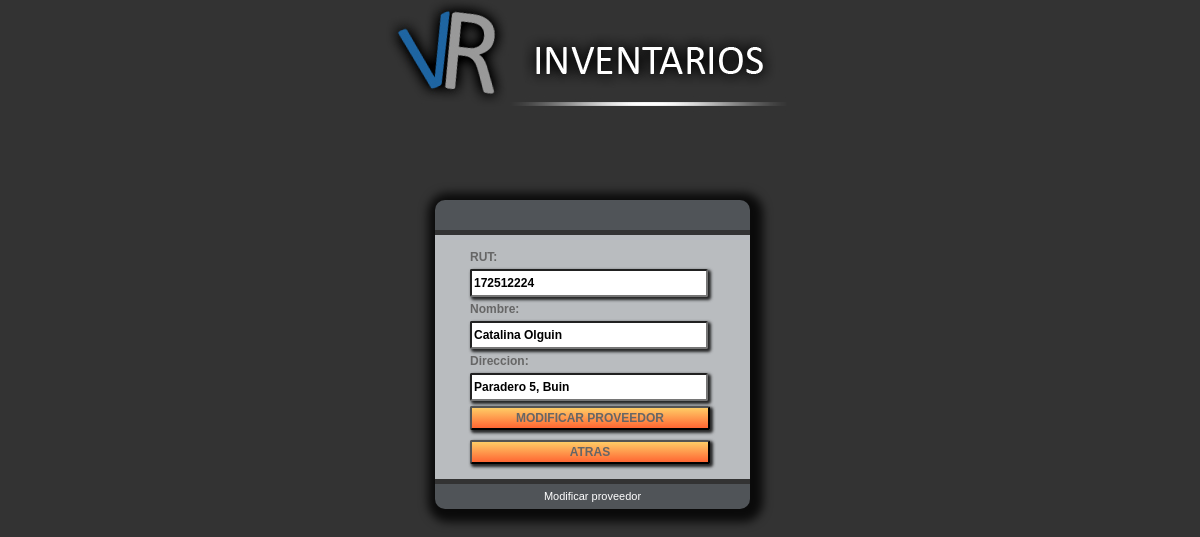
The page /editarproveedor.php?rut_prov=172512224 on the database its author committed.
### tables this page shows
CREATE TABLE `proveedores` (
  `rut_prov` int(10) NOT NULL,
  `nom_prov` varchar(30) NOT NULL,
  `dir_prov` varchar(50) NOT NULL
);

### editarproveedor.php (the view, shortened to what this page needs)
<!DOCTYPE html>
<html lang="es">
<head>
    <center><IMG SRC="./img/vrbig.jpg"><H1></center>
    <link type="text/css" href="./css/style.css" rel="stylesheet" />
</head>
    <body>
<?php
        $rut_prov=$_REQUEST['rut_prov'];
        $con=conectar();
        $query="SELECT * FROM proveedores WHERE rut_prov='$rut_prov'";
        $resultado= $con->query($query);
        $row= $resultado->fetch_assoc();
?>
    <div id="envoltura">
        <div id="contenedor">
            <div id="cabecera">
            </div>
            <div id="cuerpo">
                <form action="modiprov.php?rut_prov=<?php echo $row['rut_prov'];?>" method="POST">
                    <p><label>RUT:</label></p>
                    <input REQUIRED name="rut_prov" type="text" placeholder="Ingrese RUT de proveedor" maxlength="10" onkeypress="return valida(event)" value="<?php echo $row['rut_prov'];?>"/ ></p>
                    <p><label>Nombre:</label></p>
                    <input REQUIRED name="nom_prov" type="text" placeholder="Ingrese nombre de proveedor" value="<?php echo $row['nom_prov'];?>"/></p>
                    <p><label>Direccion:</label></p>
                    <input REQUIRED name="dir_prov" type="text" placeholder="Ingrese direccion de proveedor" value="<?php echo $row['dir_prov'];?>"/></p>
                <form>
                    <p><input type="submit" name="submit" value="MODIFICAR PROVEEDOR"  class="boton"></p>
                </form>
                    <p></p>
                    <form action="modificarproveedor.php" method="post">
                    <input type="submit"  value="ATRAS" onclick="modificarproveedor.php" class="boton"></td>
                    </div>
                <div id="pie">Modificar proveedor</div>
            </div>
        </div>
    </body>
</html>

### css/style.css (style rules this page uses)
body { background:#333333; font-family:Arial, Helvetica, sans-serif; font-size:12px; margin: 0; }
#envoltura { position:absolute; left:50%; top:50%; margin-left:-165px; margin-top: -200px; width: 315px; }
#contenedor { background-color:#505458; box-shadow: 3px 3px 10px 10px rgba(0,0,0,.8); -webkit-border-radius:5px; -moz-border-radius:10px; border-radius:10px; }
#cabecera { border-bottom: 5px solid #333; padding-top: 5px; height:25px; line-height:50px; text-align:center; }
#cuerpo { background:#B9BCBF; border:solid #ccc; border-width: 0px 0; padding:15px 35px; }
label { color: #666; font-weight: bold }
input { border-radius:2px; box-shadow: 2px 2px 3px 1px rgba(0,0,0,.8); font:bold 12px Arial, Helvetica, sans-serif; height: 24px; line-height: 20px; padding:0 2px; width: 230px; }
.boton { background: #ccc; background: -webkit-linear-gradient(top,#fc6,#f63); background: linear-gradient(top,#fc6,#f63); color: #666; width: 240px; }
#pie { border-top: 5px solid #333; color: #fff; font-size: 11px; height: 25px; line-height: 24px; text-align: center; }
form,p { margin:0; }
p { padding-bottom: 5px; }

### rows shown on the page
proveedores: rut_prov "172512224", nom_prov "Catalina Olguin", dir_prov "Paradero 5, Buin"
